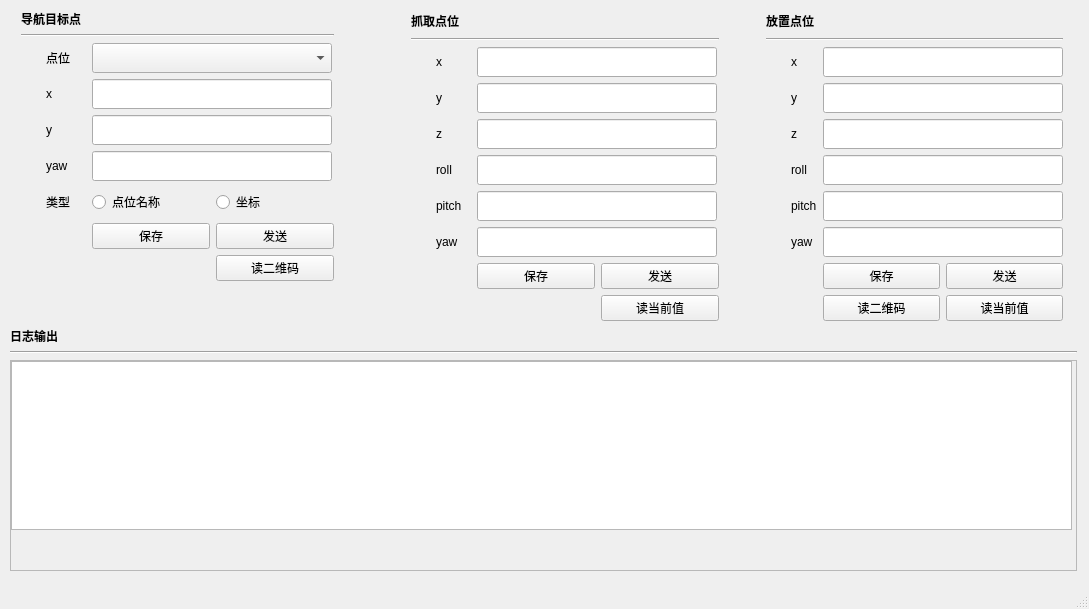
<?xml version="1.0" encoding="UTF-8"?>
<ui version="4.0">
 <class>main_window</class>
 <widget class="QMainWindow" name="main_window">
  <property name="geometry">
   <rect>
    <x>0</x>
    <y>0</y>
    <width>1089</width>
    <height>609</height>
   </rect>
  </property>
  <property name="windowTitle">
   <string>机器人部署调试软件</string>
  </property>
  <widget class="QWidget" name="centralwidget">
   <widget class="QWidget" name="verticalLayoutWidget_6">
    <property name="geometry">
     <rect>
      <x>10</x>
      <y>10</y>
      <width>1067</width>
      <height>561</height>
     </rect>
    </property>
    <layout class="QVBoxLayout" name="verticalLayout_6">
     <item>
      <layout class="QHBoxLayout" name="horizontalLayout_5">
       <item>
        <layout class="QVBoxLayout" name="verticalLayout_5">
         <item>
          <layout class="QVBoxLayout" name="verticalLayout">
           <item>
            <widget class="QLabel" name="label">
             <property name="font">
              <font>
               <weight>75</weight>
               <bold>true</bold>
              </font>
             </property>
             <property name="text">
              <string>导航目标点</string>
             </property>
            </widget>
           </item>
           <item>
            <widget class="Line" name="line">
             <property name="orientation">
              <enum>Qt::Horizontal</enum>
             </property>
            </widget>
           </item>
           <item>
            <layout class="QHBoxLayout" name="horizontalLayout_2">
             <item>
              <spacer name="horizontalSpacer">
               <property name="orientation">
                <enum>Qt::Horizontal</enum>
               </property>
               <property name="sizeType">
                <enum>QSizePolicy::Fixed</enum>
               </property>
               <property name="sizeHint" stdset="0">
                <size>
                 <width>25</width>
                 <height>20</height>
                </size>
               </property>
              </spacer>
             </item>
             <item>
              <layout class="QGridLayout" name="gridLayout_3">
               <item row="2" column="1">
                <widget class="QLabel" name="label_5">
                 <property name="maximumSize">
                  <size>
                   <width>40</width>
                   <height>16777215</height>
                  </size>
                 </property>
                 <property name="text">
                  <string>y</string>
                 </property>
                </widget>
               </item>
               <item row="0" column="2" colspan="2">
                <widget class="QComboBox" name="cbx_agv_goals">
                 <property name="minimumSize">
                  <size>
                   <width>240</width>
                   <height>30</height>
                  </size>
                 </property>
                 <property name="maximumSize">
                  <size>
                   <width>240</width>
                   <height>30</height>
                  </size>
                 </property>
                </widget>
               </item>
               <item row="3" column="1">
                <widget class="QLabel" name="label_6">
                 <property name="maximumSize">
                  <size>
                   <width>40</width>
                   <height>16777215</height>
                  </size>
                 </property>
                 <property name="text">
                  <string>yaw</string>
                 </property>
                </widget>
               </item>
               <item row="5" column="3">
                <widget class="QPushButton" name="btn_send_agv_goal">
                 <property name="maximumSize">
                  <size>
                   <width>118</width>
                   <height>16777215</height>
                  </size>
                 </property>
                 <property name="text">
                  <string>发送</string>
                 </property>
                </widget>
               </item>
               <item row="3" column="2" colspan="2">
                <widget class="QLineEdit" name="agv_goal_yaw">
                 <property name="minimumSize">
                  <size>
                   <width>240</width>
                   <height>30</height>
                  </size>
                 </property>
                 <property name="maximumSize">
                  <size>
                   <width>240</width>
                   <height>30</height>
                  </size>
                 </property>
                </widget>
               </item>
               <item row="1" column="1">
                <widget class="QLabel" name="label_4">
                 <property name="maximumSize">
                  <size>
                   <width>40</width>
                   <height>16777215</height>
                  </size>
                 </property>
                 <property name="text">
                  <string>x</string>
                 </property>
                </widget>
               </item>
               <item row="4" column="2">
                <widget class="QRadioButton" name="rbtn_nav_by_mark">
                 <property name="minimumSize">
                  <size>
                   <width>0</width>
                   <height>30</height>
                  </size>
                 </property>
                 <property name="maximumSize">
                  <size>
                   <width>16777215</width>
                   <height>30</height>
                  </size>
                 </property>
                 <property name="text">
                  <string>点位名称</string>
                 </property>
                 <attribute name="buttonGroup">
                  <string notr="true">buttonGroup</string>
                 </attribute>
                </widget>
               </item>
               <item row="2" column="2" colspan="2">
                <widget class="QLineEdit" name="agv_goal_y">
                 <property name="minimumSize">
                  <size>
                   <width>240</width>
                   <height>30</height>
                  </size>
                 </property>
                 <property name="maximumSize">
                  <size>
                   <width>240</width>
                   <height>30</height>
                  </size>
                 </property>
                </widget>
               </item>
               <item row="4" column="3">
                <widget class="QRadioButton" name="rbtn_nav_by_coord">
                 <property name="minimumSize">
                  <size>
                   <width>0</width>
                   <height>30</height>
                  </size>
                 </property>
                 <property name="maximumSize">
                  <size>
                   <width>16777215</width>
                   <height>30</height>
                  </size>
                 </property>
                 <property name="text">
                  <string>坐标</string>
                 </property>
                 <attribute name="buttonGroup">
                  <string notr="true">buttonGroup</string>
                 </attribute>
                </widget>
               </item>
               <item row="1" column="2" colspan="2">
                <widget class="QLineEdit" name="agv_goal_x">
                 <property name="minimumSize">
                  <size>
                   <width>240</width>
                   <height>30</height>
                  </size>
                 </property>
                 <property name="maximumSize">
                  <size>
                   <width>240</width>
                   <height>30</height>
                  </size>
                 </property>
                </widget>
               </item>
               <item row="0" column="1">
                <widget class="QLabel" name="label_20">
                 <property name="text">
                  <string>点位</string>
                 </property>
                </widget>
               </item>
               <item row="5" column="2">
                <widget class="QPushButton" name="btn_save_agv_goal">
                 <property name="maximumSize">
                  <size>
                   <width>118</width>
                   <height>16777215</height>
                  </size>
                 </property>
                 <property name="text">
                  <string>保存</string>
                 </property>
                </widget>
               </item>
               <item row="4" column="1">
                <widget class="QLabel" name="label_21">
                 <property name="text">
                  <string>类型</string>
                 </property>
                </widget>
               </item>
               <item row="6" column="3">
                <widget class="QPushButton" name="btn_set_pick_pose_via_read_aruco">
                 <property name="maximumSize">
                  <size>
                   <width>118</width>
                   <height>16777215</height>
                  </size>
                 </property>
                 <property name="text">
                  <string>读二维码</string>
                 </property>
                </widget>
               </item>
              </layout>
             </item>
            </layout>
           </item>
          </layout>
         </item>
         <item>
          <spacer name="verticalSpacer">
           <property name="orientation">
            <enum>Qt::Vertical</enum>
           </property>
           <property name="sizeHint" stdset="0">
            <size>
             <width>20</width>
             <height>40</height>
            </size>
           </property>
          </spacer>
         </item>
        </layout>
       </item>
       <item>
        <spacer name="horizontalSpacer_5">
         <property name="orientation">
          <enum>Qt::Horizontal</enum>
         </property>
         <property name="sizeType">
          <enum>QSizePolicy::Fixed</enum>
         </property>
         <property name="sizeHint" stdset="0">
          <size>
           <width>60</width>
           <height>20</height>
          </size>
         </property>
        </spacer>
       </item>
       <item>
        <layout class="QVBoxLayout" name="verticalLayout_2">
         <item>
          <widget class="QLabel" name="label_2">
           <property name="font">
            <font>
             <weight>75</weight>
             <bold>true</bold>
            </font>
           </property>
           <property name="text">
            <string>抓取点位</string>
           </property>
          </widget>
         </item>
         <item>
          <widget class="Line" name="line_2">
           <property name="orientation">
            <enum>Qt::Horizontal</enum>
           </property>
          </widget>
         </item>
         <item>
          <layout class="QHBoxLayout" name="horizontalLayout_3">
           <item>
            <spacer name="horizontalSpacer_2">
             <property name="orientation">
              <enum>Qt::Horizontal</enum>
             </property>
             <property name="sizeType">
              <enum>QSizePolicy::Fixed</enum>
             </property>
             <property name="sizeHint" stdset="0">
              <size>
               <width>25</width>
               <height>20</height>
              </size>
             </property>
            </spacer>
           </item>
           <item>
            <layout class="QGridLayout" name="gridLayout_4">
             <item row="2" column="0">
              <widget class="QLabel" name="label_9">
               <property name="maximumSize">
                <size>
                 <width>35</width>
                 <height>16777215</height>
                </size>
               </property>
               <property name="text">
                <string>z</string>
               </property>
              </widget>
             </item>
             <item row="4" column="0">
              <widget class="QLabel" name="label_11">
               <property name="maximumSize">
                <size>
                 <width>35</width>
                 <height>16777215</height>
                </size>
               </property>
               <property name="text">
                <string>pitch</string>
               </property>
              </widget>
             </item>
             <item row="0" column="0">
              <widget class="QLabel" name="label_7">
               <property name="maximumSize">
                <size>
                 <width>35</width>
                 <height>16777215</height>
                </size>
               </property>
               <property name="text">
                <string>x</string>
               </property>
              </widget>
             </item>
             <item row="6" column="1">
              <widget class="QPushButton" name="btn_save_pick_pose">
               <property name="maximumSize">
                <size>
                 <width>118</width>
                 <height>16777215</height>
                </size>
               </property>
               <property name="text">
                <string>保存</string>
               </property>
              </widget>
             </item>
             <item row="6" column="2">
              <widget class="QPushButton" name="btn_send_pick_pose">
               <property name="maximumSize">
                <size>
                 <width>118</width>
                 <height>16777215</height>
                </size>
               </property>
               <property name="text">
                <string>发送</string>
               </property>
              </widget>
             </item>
             <item row="3" column="0">
              <widget class="QLabel" name="label_10">
               <property name="maximumSize">
                <size>
                 <width>35</width>
                 <height>16777215</height>
                </size>
               </property>
               <property name="text">
                <string>roll</string>
               </property>
              </widget>
             </item>
             <item row="1" column="0">
              <widget class="QLabel" name="label_8">
               <property name="maximumSize">
                <size>
                 <width>35</width>
                 <height>16777215</height>
                </size>
               </property>
               <property name="text">
                <string>y</string>
               </property>
              </widget>
             </item>
             <item row="5" column="0">
              <widget class="QLabel" name="label_12">
               <property name="maximumSize">
                <size>
                 <width>35</width>
                 <height>16777215</height>
                </size>
               </property>
               <property name="text">
                <string>yaw</string>
               </property>
              </widget>
             </item>
             <item row="7" column="2">
              <widget class="QPushButton" name="btn_set_pick_pose_to_cur_pose">
               <property name="maximumSize">
                <size>
                 <width>118</width>
                 <height>16777215</height>
                </size>
               </property>
               <property name="text">
                <string>读当前值</string>
               </property>
              </widget>
             </item>
             <item row="0" column="1" colspan="2">
              <widget class="QLineEdit" name="pick_pose_x">
               <property name="minimumSize">
                <size>
                 <width>240</width>
                 <height>30</height>
                </size>
               </property>
               <property name="maximumSize">
                <size>
                 <width>240</width>
                 <height>30</height>
                </size>
               </property>
              </widget>
             </item>
             <item row="1" column="1" colspan="2">
              <widget class="QLineEdit" name="pick_pose_y">
               <property name="minimumSize">
                <size>
                 <width>240</width>
                 <height>30</height>
                </size>
               </property>
               <property name="maximumSize">
                <size>
                 <width>240</width>
                 <height>30</height>
                </size>
               </property>
              </widget>
             </item>
             <item row="2" column="1" colspan="2">
              <widget class="QLineEdit" name="pick_pose_z">
               <property name="minimumSize">
                <size>
                 <width>240</width>
                 <height>30</height>
                </size>
               </property>
               <property name="maximumSize">
                <size>
                 <width>240</width>
                 <height>30</height>
                </size>
               </property>
              </widget>
             </item>
             <item row="3" column="1" colspan="2">
              <widget class="QLineEdit" name="pick_ori_roll">
               <property name="minimumSize">
                <size>
                 <width>240</width>
                 <height>30</height>
                </size>
               </property>
               <property name="maximumSize">
                <size>
                 <width>240</width>
                 <height>30</height>
                </size>
               </property>
              </widget>
             </item>
             <item row="4" column="1" colspan="2">
              <widget class="QLineEdit" name="pick_ori_pitch">
               <property name="minimumSize">
                <size>
                 <width>240</width>
                 <height>30</height>
                </size>
               </property>
               <property name="maximumSize">
                <size>
                 <width>240</width>
                 <height>30</height>
                </size>
               </property>
              </widget>
             </item>
             <item row="5" column="1" colspan="2">
              <widget class="QLineEdit" name="pick_ori_yaw">
               <property name="minimumSize">
                <size>
                 <width>240</width>
                 <height>30</height>
                </size>
               </property>
               <property name="maximumSize">
                <size>
                 <width>240</width>
                 <height>30</height>
                </size>
               </property>
              </widget>
             </item>
            </layout>
           </item>
          </layout>
         </item>
        </layout>
       </item>
       <item>
        <spacer name="horizontalSpacer_7">
         <property name="orientation">
          <enum>Qt::Horizontal</enum>
         </property>
         <property name="sizeType">
          <enum>QSizePolicy::Fixed</enum>
         </property>
         <property name="sizeHint" stdset="0">
          <size>
           <width>30</width>
           <height>20</height>
          </size>
         </property>
        </spacer>
       </item>
       <item>
        <layout class="QVBoxLayout" name="verticalLayout_3">
         <item>
          <widget class="QLabel" name="label_3">
           <property name="font">
            <font>
             <weight>75</weight>
             <bold>true</bold>
            </font>
           </property>
           <property name="text">
            <string>放置点位</string>
           </property>
          </widget>
         </item>
         <item>
          <widget class="Line" name="line_3">
           <property name="orientation">
            <enum>Qt::Horizontal</enum>
           </property>
          </widget>
         </item>
         <item>
          <layout class="QHBoxLayout" name="horizontalLayout_4">
           <item>
            <spacer name="horizontalSpacer_3">
             <property name="orientation">
              <enum>Qt::Horizontal</enum>
             </property>
             <property name="sizeType">
              <enum>QSizePolicy::Fixed</enum>
             </property>
             <property name="sizeHint" stdset="0">
              <size>
               <width>25</width>
               <height>20</height>
              </size>
             </property>
            </spacer>
           </item>
           <item>
            <layout class="QGridLayout" name="gridLayout_5">
             <item row="0" column="1" colspan="2">
              <widget class="QLineEdit" name="place_pose_x">
               <property name="minimumSize">
                <size>
                 <width>240</width>
                 <height>30</height>
                </size>
               </property>
               <property name="maximumSize">
                <size>
                 <width>240</width>
                 <height>30</height>
                </size>
               </property>
              </widget>
             </item>
             <item row="0" column="0">
              <widget class="QLabel" name="label_13">
               <property name="maximumSize">
                <size>
                 <width>12</width>
                 <height>16777215</height>
                </size>
               </property>
               <property name="text">
                <string>x</string>
               </property>
              </widget>
             </item>
             <item row="4" column="1" colspan="2">
              <widget class="QLineEdit" name="place_ori_pitch">
               <property name="minimumSize">
                <size>
                 <width>240</width>
                 <height>30</height>
                </size>
               </property>
               <property name="maximumSize">
                <size>
                 <width>240</width>
                 <height>30</height>
                </size>
               </property>
              </widget>
             </item>
             <item row="5" column="0">
              <widget class="QLabel" name="label_18">
               <property name="text">
                <string>yaw</string>
               </property>
              </widget>
             </item>
             <item row="7" column="1">
              <widget class="QPushButton" name="btn_set_place_pose_via_read_aruco">
               <property name="maximumSize">
                <size>
                 <width>118</width>
                 <height>16777215</height>
                </size>
               </property>
               <property name="text">
                <string>读二维码</string>
               </property>
              </widget>
             </item>
             <item row="6" column="2">
              <widget class="QPushButton" name="btn_send_place_pose">
               <property name="maximumSize">
                <size>
                 <width>118</width>
                 <height>16777215</height>
                </size>
               </property>
               <property name="text">
                <string>发送</string>
               </property>
              </widget>
             </item>
             <item row="2" column="0">
              <widget class="QLabel" name="label_15">
               <property name="text">
                <string>z</string>
               </property>
              </widget>
             </item>
             <item row="1" column="1" colspan="2">
              <widget class="QLineEdit" name="place_pose_y">
               <property name="minimumSize">
                <size>
                 <width>240</width>
                 <height>30</height>
                </size>
               </property>
               <property name="maximumSize">
                <size>
                 <width>240</width>
                 <height>30</height>
                </size>
               </property>
              </widget>
             </item>
             <item row="3" column="0">
              <widget class="QLabel" name="label_16">
               <property name="text">
                <string>roll</string>
               </property>
              </widget>
             </item>
             <item row="7" column="2">
              <widget class="QPushButton" name="btn_set_place_pose_to_cur_pose">
               <property name="maximumSize">
                <size>
                 <width>118</width>
                 <height>16777215</height>
                </size>
               </property>
               <property name="text">
                <string>读当前值</string>
               </property>
              </widget>
             </item>
             <item row="1" column="0">
              <widget class="QLabel" name="label_14">
               <property name="text">
                <string>y</string>
               </property>
              </widget>
             </item>
             <item row="2" column="1" colspan="2">
              <widget class="QLineEdit" name="place_pose_z">
               <property name="minimumSize">
                <size>
                 <width>240</width>
                 <height>30</height>
                </size>
               </property>
               <property name="maximumSize">
                <size>
                 <width>240</width>
                 <height>30</height>
                </size>
               </property>
              </widget>
             </item>
             <item row="4" column="0">
              <widget class="QLabel" name="label_17">
               <property name="text">
                <string>pitch</string>
               </property>
              </widget>
             </item>
             <item row="3" column="1" colspan="2">
              <widget class="QLineEdit" name="place_ori_roll">
               <property name="minimumSize">
                <size>
                 <width>240</width>
                 <height>30</height>
                </size>
               </property>
               <property name="maximumSize">
                <size>
                 <width>240</width>
                 <height>30</height>
                </size>
               </property>
              </widget>
             </item>
             <item row="6" column="1">
              <widget class="QPushButton" name="btn_save_place_pose">
               <property name="maximumSize">
                <size>
                 <width>118</width>
                 <height>16777215</height>
                </size>
               </property>
               <property name="text">
                <string>保存</string>
               </property>
              </widget>
             </item>
             <item row="5" column="1" colspan="2">
              <widget class="QLineEdit" name="place_ori_yaw">
               <property name="minimumSize">
                <size>
                 <width>240</width>
                 <height>30</height>
                </size>
               </property>
               <property name="maximumSize">
                <size>
                 <width>240</width>
                 <height>30</height>
                </size>
               </property>
              </widget>
             </item>
            </layout>
           </item>
          </layout>
         </item>
        </layout>
       </item>
      </layout>
     </item>
     <item>
      <layout class="QVBoxLayout" name="verticalLayout_4">
       <item>
        <widget class="QLabel" name="label_19">
         <property name="font">
          <font>
           <weight>75</weight>
           <bold>true</bold>
          </font>
         </property>
         <property name="text">
          <string>日志输出</string>
         </property>
        </widget>
       </item>
       <item>
        <widget class="Line" name="line_4">
         <property name="orientation">
          <enum>Qt::Horizontal</enum>
         </property>
        </widget>
       </item>
       <item>
        <widget class="QScrollArea" name="scrollArea">
         <property name="widgetResizable">
          <bool>true</bool>
         </property>
         <widget class="QWidget" name="scrollAreaWidgetContents">
          <property name="geometry">
           <rect>
            <x>0</x>
            <y>0</y>
            <width>1061</width>
            <height>169</height>
           </rect>
          </property>
          <property name="minimumSize">
           <size>
            <width>1061</width>
            <height>169</height>
           </size>
          </property>
          <property name="maximumSize">
           <size>
            <width>1061</width>
            <height>169</height>
           </size>
          </property>
          <widget class="QTextBrowser" name="textBrowser">
           <property name="geometry">
            <rect>
             <x>0</x>
             <y>0</y>
             <width>1061</width>
             <height>169</height>
            </rect>
           </property>
           <property name="minimumSize">
            <size>
             <width>1061</width>
             <height>169</height>
            </size>
           </property>
           <property name="maximumSize">
            <size>
             <width>1061</width>
             <height>169</height>
            </size>
           </property>
          </widget>
         </widget>
        </widget>
       </item>
      </layout>
     </item>
    </layout>
   </widget>
  </widget>
  <widget class="QStatusBar" name="statusbar"/>
 </widget>
 <resources/>
 <connections/>
 <buttongroups>
  <buttongroup name="buttonGroup"/>
 </buttongroups>
</ui>
